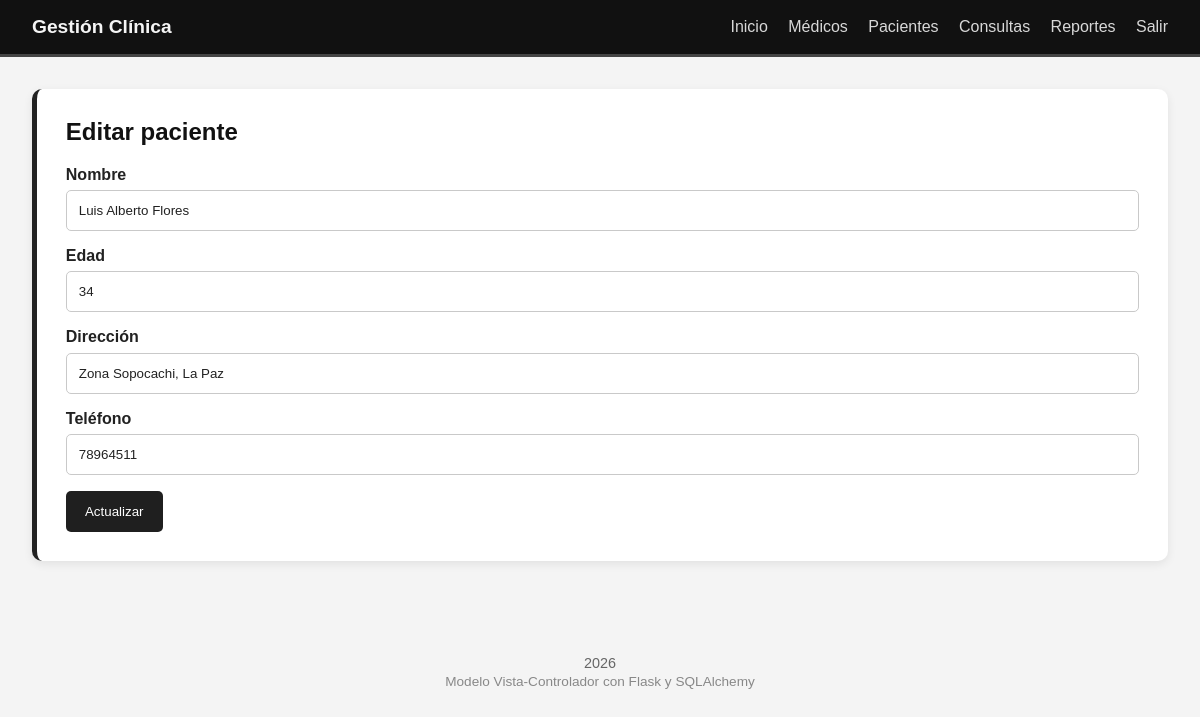
Page /pacientes/editar/1 (signed in) on the committed database.
### models/__init__.py (models this page shows)
class Patient(db.Model):
    id = db.Column(db.Integer, primary_key=True)
    nombre = db.Column(db.String(120), nullable=False)
    edad = db.Column(db.Integer, nullable=False)
    direccion = db.Column(db.String(255), nullable=False)
    telefono = db.Column(db.String(30), nullable=False)
    consultas = db.relationship("Consulta", backref="paciente", lazy=True)

### controllers/patient_controller.py (the view, shortened to what this page needs)
@patient_bp.route("/editar/<int:patient_id>", methods=["GET", "POST"])
@login_required
def editar(patient_id):
    paciente = Patient.query.get_or_404(patient_id)
    return render_template("pacientes/edit.html", paciente=paciente)

### templates/pacientes/edit.html
{% extends "base.html" %}
{% block content %}
<section>
    <h2>Editar paciente</h2>
    <form method="post" action="{{ url_for('patient.editar', patient_id=paciente.id) }}">
        <label>Nombre</label>
        <input type="text" name="nombre" value="{{ paciente.nombre }}" required />
        <label>Edad</label>
        <input type="number" name="edad" value="{{ paciente.edad }}" min="0" required />
        <label>Dirección</label>
        <input type="text" name="direccion" value="{{ paciente.direccion }}" required />
        <label>Teléfono</label>
        <input type="text" name="telefono" value="{{ paciente.telefono }}" required />
        <button type="submit">Actualizar</button>
    </form>
</section>
{% endblock %}

### static/style.css (style rules this page uses)
body { margin: 0; font-family: Arial, sans-serif; background: #f4f4f4; color: #222; }
section { background: #ffffff; padding: 1.8rem; border-radius: 10px; box-shadow: 0 3px 10px rgba(0,0,0,0.08); margin-bottom: 1.5rem; border-left: 5px solid #222; }
h2 { margin-top: 0; color: #111; }
form label { display: block; margin-top: 1rem; font-weight: bold; color: #222; }
input, select, textarea { width: 100%; padding: 0.75rem; border: 1px solid #c9c9c9; border-radius: 5px; margin-top: 0.4rem; box-sizing: border-box; background: #ffffff; color: #222; }
button, .button { background: #1f1f1f; color: #ffffff; border: none; padding: 0.8rem 1.2rem; border-radius: 5px; cursor: pointer; display: inline-block; text-decoration: none; margin-top: 1rem; transition: 0.3s; }

### rows in the picture
Patient: nombre "Luis Alberto Flores", edad "34", direccion "Zona Sopocachi, La Paz", telefono "78964511"
